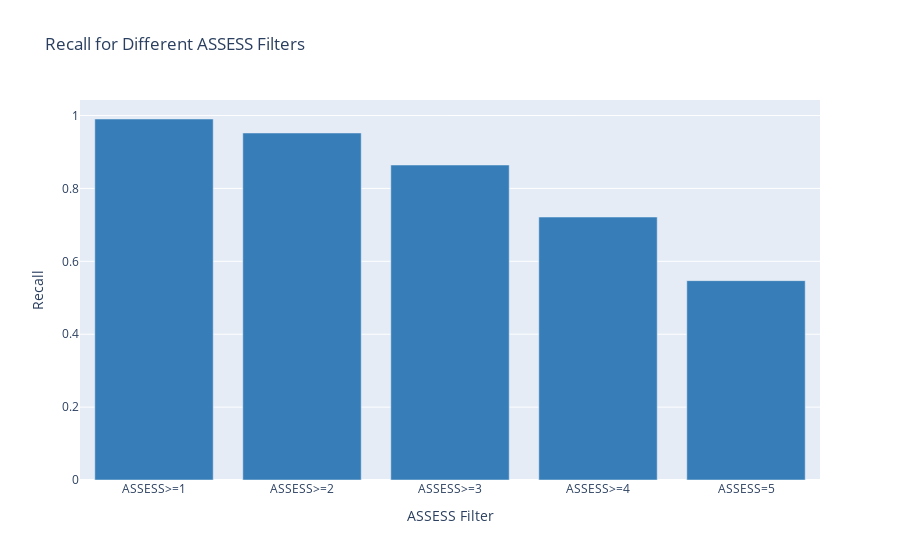

The notebook cell saved with this chart:
### Code cell
import numpy as np
import pandas as pd
import plotly.graph_objects as go

# Read data from the CSV file
file_path = 'ASSESS_results_2024-03-07.csv'
df = pd.read_csv(file_path)

# Calculate F1 detection, precision, and accuracy
df['True_Positives'] = df['Shared_Variants']
df['False_Positives'] = df['test_vcf_variants'] - df['True_Positives']
df['False_Negatives'] = df['truth_total_variants'] - df['True_Positives']
df['Total_variants'] = df['test_vcf_variants']

df['Precision'] = df['True_Positives'] / (df['True_Positives'] + df['False_Positives'])
df['Recall'] = df['True_Positives'] / (df['True_Positives'] + df['False_Negatives'])
df['F1_Score'] = 2 * (df['Precision'] * df['Recall']) / (df['Precision'] + df['Recall'])
df['Accuracy'] = df['True_Positives'] / df['truth_total_variants']
# remove raw filter
df_filtered = df[df['Filter_Type'] != 'Raw']
# calculate average precision and recall for each filter
df_filtered = df_filtered.groupby('Filter_Type')[['Precision', 'Recall']].mean().reset_index()
# rename filter types in df
df_filtered['Filter_Type'] = df_filtered['Filter_Type'].replace({'ASSESS_1': 'ASSESS>=1', 'ASSESS_2': 'ASSESS>=2', 'ASSESS_3': 'ASSESS>=3', 'ASSESS_4': 'ASSESS>=4', 'ASSESS_5': 'ASSESS=5'})
# Plotting the recall for different ASSESS filters
fig = go.Figure(data=go.Bar(x=df_filtered['Filter_Type'], y=df_filtered['Recall'], marker_color=CB_color_cycle[0]))

fig.update_layout(title='Recall for Different ASSESS Filters',
                  xaxis_title='ASSESS Filter',
                  yaxis_title='Recall')

fig.show()

# Plotting the number of total variants for each ASSESS filter
df_filtered2 = df
# remove raw filter
df_filtered2 = df_filtered2[df_filtered2['Filter_Type'] != 'Raw']
# calculate average total variants for each filter
df_filtered2 = df_filtered2.groupby('Filter_Type')['Total_variants'].mean().reset_index()
# rename filter types in df
df_filtered2['Filter_Type'] = df_filtered2['Filter_Type'].replace({'ASSESS_1': 'ASSESS>=1', 'ASSESS_2': 'ASSESS>=2', 'ASSESS_3': 'ASSESS>=3', 'ASSESS_4': 'ASSESS>=4', 'ASSESS_5': 'ASSESS=5'})
CB_color_cycle = ['#377eb8', '#ff7f00', '#4daf4a',
                  '#f781bf', '#a65628', '#984ea3',
                  '#999999', '#e41a1c', '#dede00']

colours = {
    'ASSESS>=1': CB_color_cycle[0],
    'ASSESS>=2': CB_color_cycle[1],
    'ASSESS>=3': CB_color_cycle[2],
    'ASSESS>=4': CB_color_cycle[3],
    'ASSESS=5': CB_color_cycle[4],
}

fig2 = go.Figure(data=go.Bar(x=df_filtered2['Filter_Type'], y=df_filtered2['Total_variants'], marker_color=CB_color_cycle[0]))

fig2.update_layout(title='Number of Total Variants for Different ASSESS Filters',
                  xaxis_title='ASSESS Filter',
                  yaxis_title='Total Variants')

fig2.show()

# new df
df_filtered3 = df
# remove raw filter
df_filtered3 = df_filtered3[df_filtered3['Filter_Type'] != 'Raw']
df_filtered3['Filter_Type'] = df_filtered3['Filter_Type'].replace({'ASSESS_1': 'ASSESS>=1', 'ASSESS_2': 'ASSESS>=2', 'ASSESS_3': 'ASSESS>=3', 'ASSESS_4': 'ASSESS>=4', 'ASSESS_5': 'ASSESS=5'})

#write scatter plot for total variants vs recall
import plotly.express as px

fig3 = px.scatter(df_filtered3, x='Total_variants', y='Recall', color='Filter_Type', opacity=0.65, hover_data=['Sample_ID'])

fig3.update_layout(title='Total Variants vs Recall for ASSESS Filters',
                   xaxis_title='Total Variants',
                   yaxis_title='Recall')

fig3.show()
#fig3.write_image("Total_Variants_vs_Recall_for_ASSESS_Filters.png")

### Figure 1 — Plotly figure (JSON) as saved in the notebook; plotly's stock layout.template omitted (floating-point values rounded to 4 significant figures)
{"data": [{"marker": {"color": "#377eb8"}, "type": "bar", "x": ["ASSESS>=1", "ASSESS>=2", "ASSESS>=3", "ASSESS>=4", "ASSESS=5"], "y": [0.9905, 0.9521, 0.8642, 0.7215, 0.547]}], "layout": {"title": {"text": "Recall for Different ASSESS Filters"}, "xaxis": {"title": {"text": "ASSESS Filter"}}, "yaxis": {"title": {"text": "Recall"}}}}
